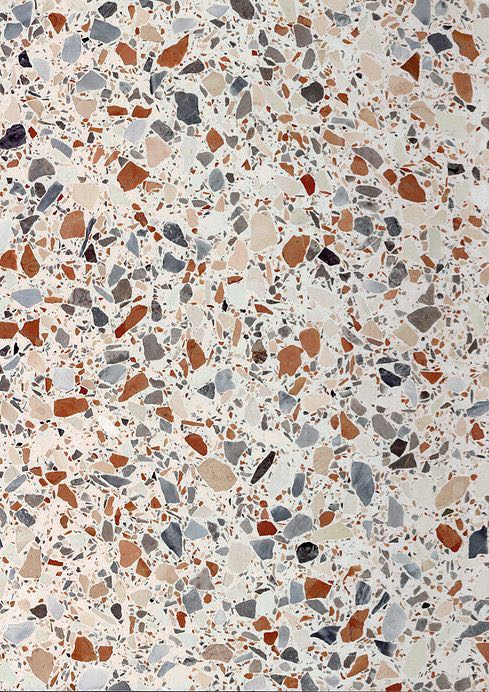
#> input picture picture.jpg, 489 x 692 px
$ python opencv.py
#> lines starting #> are read from the running program, lines starting #| are printed output that depends on the picture; after the words box and inside, x2 and y2 are one past the last pixel; in counts of white or black regions, pixels touching at a corner belong together
import cv2
import numpy as np
import  matplotlib.pyplot as plt

def dimensions(img):
        heigth, width, channels = img.shape
        return heigth, width, heigth * width

def spectre(img, lowerBound, upperBound):
        hsv = cv2.cvtColor(img, cv2.COLOR_BGR2HSV)
        mask = cv2.inRange(hsv, lowerBound, upperBound)
        return  cv2.bitwise_and(img, img, mask = mask)

def percent(img, color_spectre):
        height, width, area = dimensions(img)
        gray = cv2.cvtColor(color_spectre, cv2.COLOR_BGR2GRAY)
        return np.count_nonzero(gray) / area * 100

image_bgr = cv2.imread('picture.jpg')
#> image_bgr is the input picture: shape (692, 489, 3); mean B, G, R 171, 179.4, 191.1
height, width, area = dimensions(image_bgr)
#> height = 692; width = 489; area = 338388

lowerRed = np.array([0,100,100])
upperRed = np.array([15, 255, 255])
lowerGray = np.array([100,0,75])
upperGray = np.array([125, 70, 230])
lowerBlack = np.array([125,11,10])
upperBlack = np.array([165, 255, 102])
lowerDarkGray = np.array([0,26,30])
upperDarkGray = np.array([30, 100, 120])
lowerWhite = np.array([5,26,140])
upperWhite = np.array([30, 70, 203])

print('Height =' ,height, 'px')
#| Height = 692 px
print('Width =' ,width, 'px')
#| Width = 489 px
print('Area =', area, 'px^2')
#| Area = 338388 px^2
print('Red =', "%.2f" % percent(image_bgr, spectre(image_bgr, lowerRed, upperRed)), '%')
#> in spectre, `hsv = cv2.cvtColor(img, cv2.COLOR_BGR2HSV)`: hsv: shape (692, 489, 3); mean H, S, V 31.8, 33.5, 192.1
#> in spectre, `mask = cv2.inRange(hsv, lowerBound, upperBound)`:
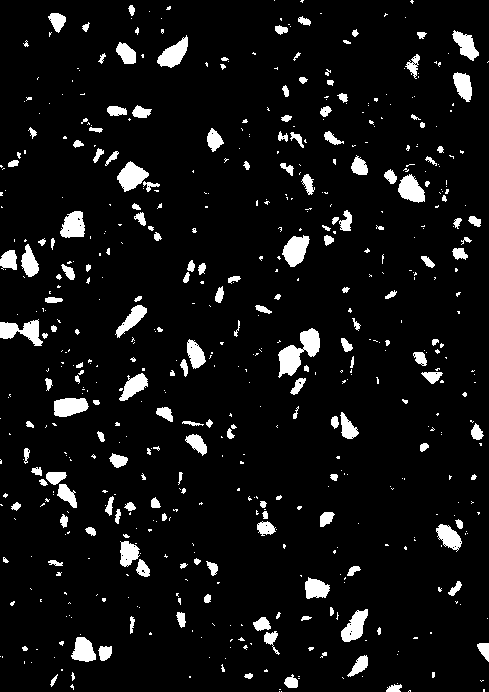
#> mask: shape (692, 489); 6.9% white; 590 white regions (410 under 20 px), largest, box (x1, y1, x2, y2) and area: (278, 328, 320, 378) 964, (0, 319, 43, 346) 600, (282, 235, 310, 267) 569
#> in spectre, `return  cv2.bitwise_and(img, img, mask = mask)`:
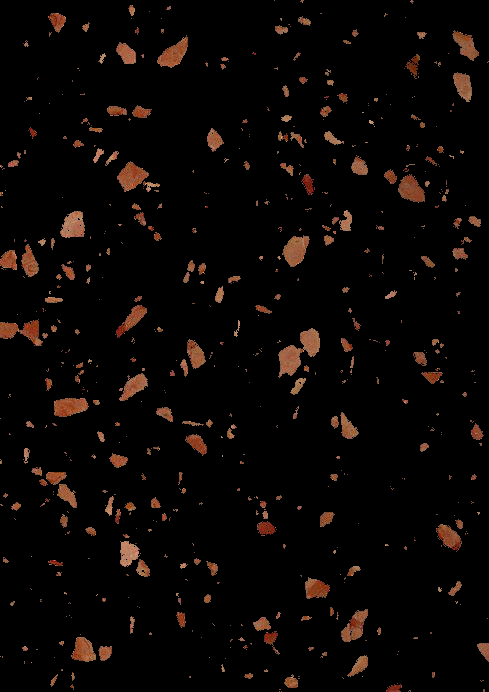
#> returned value: shape (692, 489, 3); mean of channels 0, 1, 2 4.2, 6.1, 10.2; drawn as B, G, R
#> in percent, `height, width, area = dimensions(img)`: height = 692; width = 489; area = 338388
#> in percent, `gray = cv2.cvtColor(color_spectre, cv2.COLOR_BGR2GRAY)`:
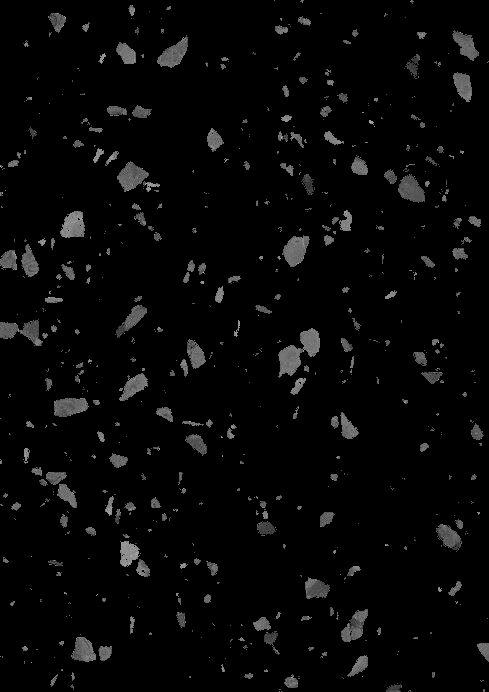
#> gray: shape (692, 489); min 0, max 187, mean 7.1
#| Red = 6.89 %
print('Gray =', "%.2f" % percent(image_bgr, spectre(image_bgr, lowerGray, upperGray)), '%')
#> in spectre (call 2), `mask = cv2.inRange(hsv, lowerBound, upperBound)`: mask: shape (692, 489); 4.9% white; 851 white regions (747 under 20 px), largest, box (x1, y1, x2, y2) and area: (350, 460, 377, 505) 685, (382, 603, 405, 656) 553, (3, 2, 32, 40) 539
#| Gray = 4.87 %
print('Black =', "%.2f" % percent(image_bgr, spectre(image_bgr, lowerBlack, upperBlack)), '%')
#> in spectre (call 3), `mask = cv2.inRange(hsv, lowerBound, upperBound)`: mask: shape (692, 489); 0.68% white; 338 white regions (319 under 20 px), largest, box (x1, y1, x2, y2) and area: (0, 124, 26, 149) 404, (320, 248, 338, 265) 138, (381, 370, 400, 387) 135
#| Black = 0.68 %
print('Dark Gray =', "%.2f" % percent(image_bgr, spectre(image_bgr, lowerDarkGray, upperDarkGray)), '%')
#> in spectre (call 4), `mask = cv2.inRange(hsv, lowerBound, upperBound)`:
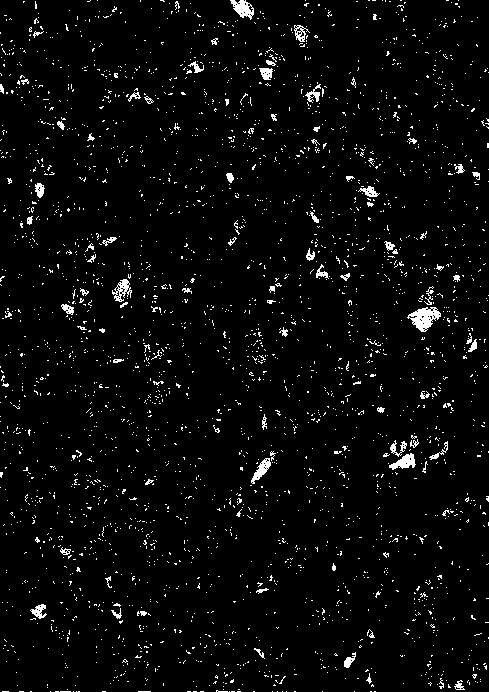
#> mask: shape (692, 489); 3.5% white in thin lines or dots
#> in spectre (call 4), `return  cv2.bitwise_and(img, img, mask = mask)`:
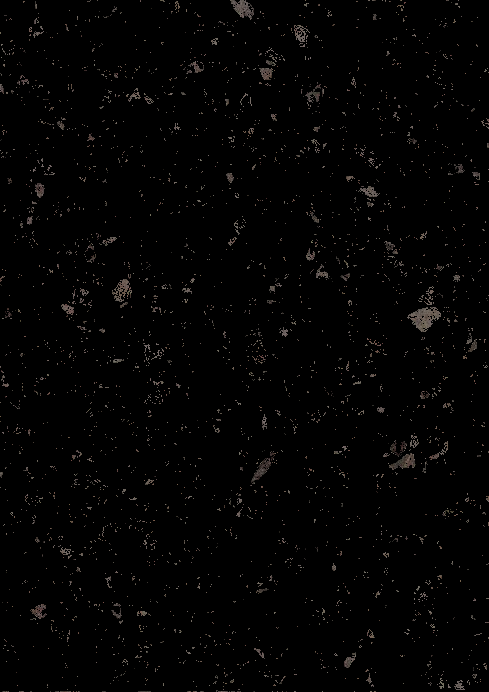
#> returned value: shape (692, 489, 3); mean of channels 0, 1, 2 2.7, 2.9, 3.3; drawn as B, G, R
#| Dark Gray = 3.54 %
print('White =', "%.2f" % percent(image_bgr, spectre(image_bgr, lowerWhite, upperWhite)), '%')
#> in spectre (call 5), `mask = cv2.inRange(hsv, lowerBound, upperBound)`:
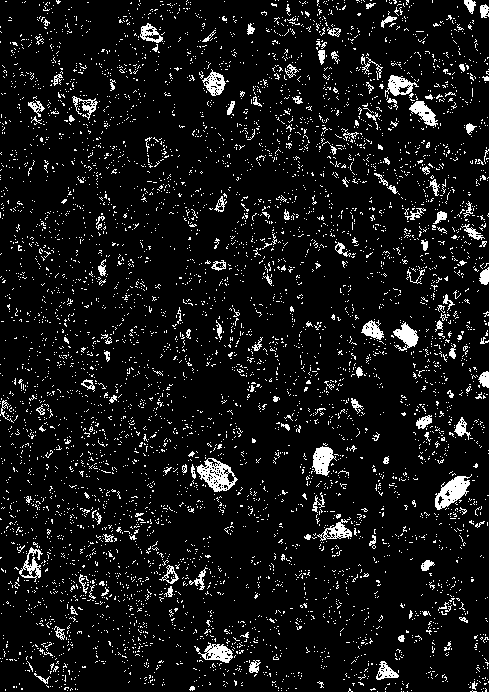
#> mask: shape (692, 489); 7.8% white in thin lines or dots
#> in spectre (call 5), `return  cv2.bitwise_and(img, img, mask = mask)`:
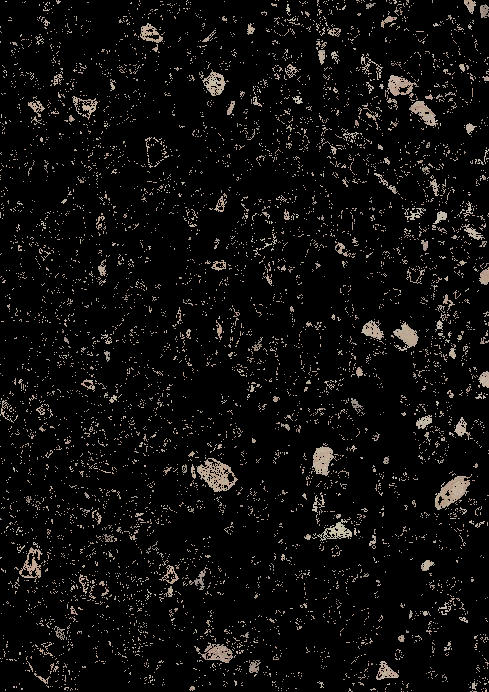
#> returned value: shape (692, 489, 3); mean of channels 0, 1, 2 11.7, 12.8, 14.2; drawn as B, G, R
#| White = 7.85 %

cv2.imshow('Original', image_bgr)
cv2.imshow('Red', spectre(image_bgr, lowerRed, upperRed))
cv2.imshow('Gray', spectre(image_bgr, lowerGray, upperGray))
cv2.imshow('Black', spectre(image_bgr, lowerBlack, upperBlack))
cv2.imshow('Dark Gray', spectre(image_bgr, lowerDarkGray, upperDarkGray))
cv2.imshow('White', spectre(image_bgr, lowerWhite, upperWhite))

cv2.waitKey(0)
cv2.destroyAllWindows()
